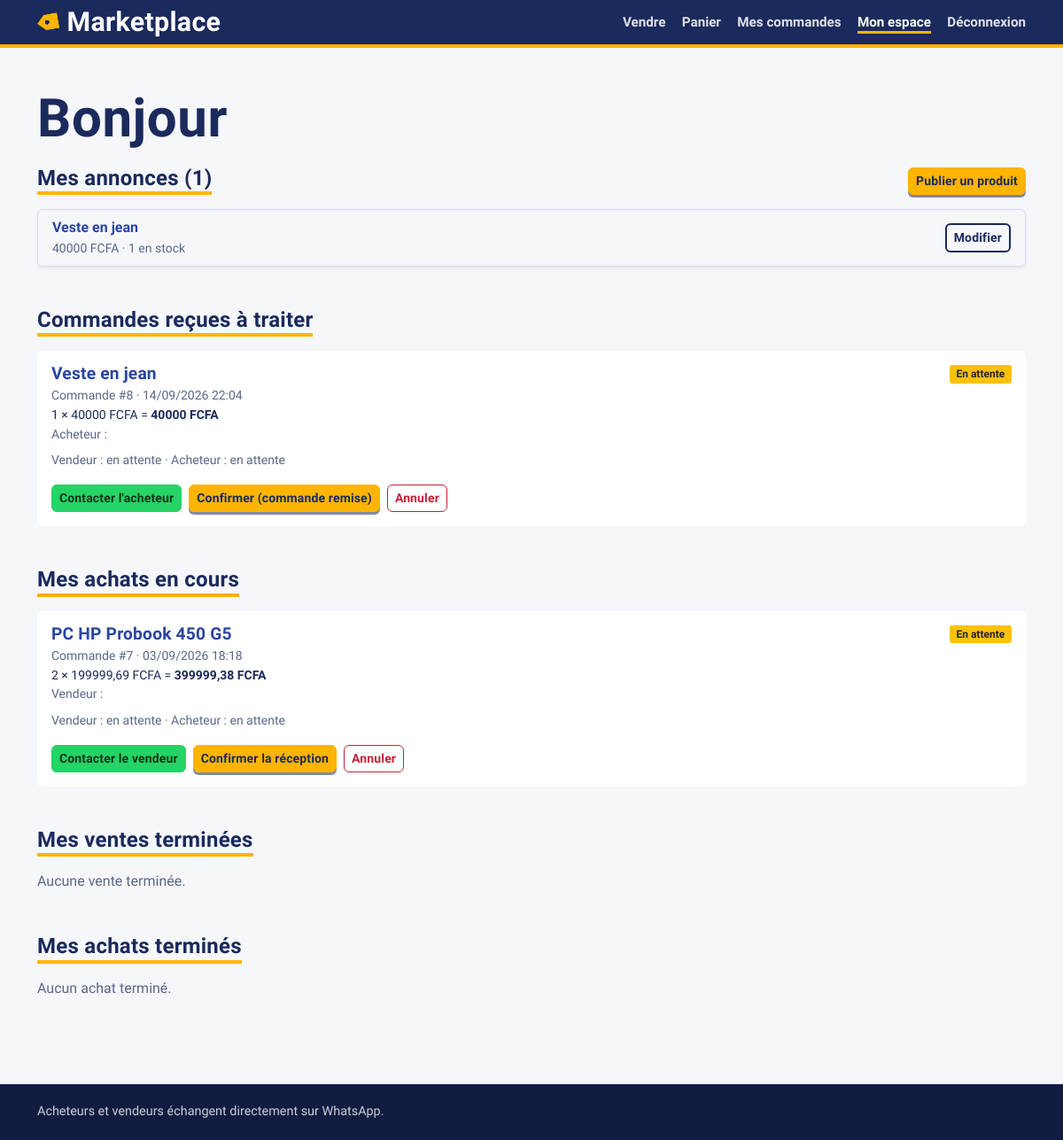
/accounts/dashboard/ (signed in), run on an earlier commit of the app's database.
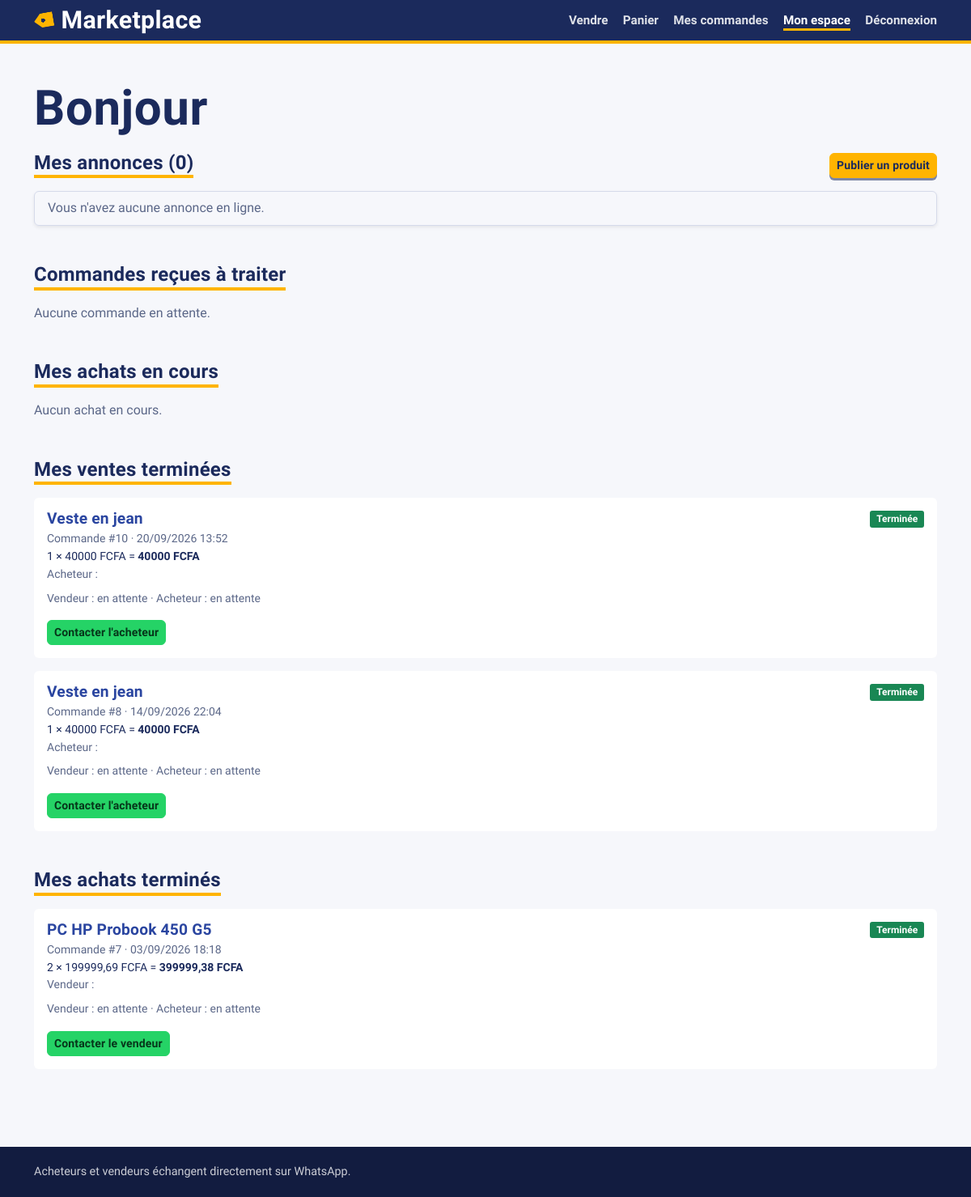
And on a later commit of the database.
### products/models.py (models this page shows, shortened)
class Product(models.Model):
    class Condition(models.TextChoices):
        NEW = "new", "Neuf"
        LIKE_NEW = "like_new", "Comme neuf"
        GOOD = "good", "Bon état"
        USED = "used", "Occasion"
    seller = models.ForeignKey(
        settings.AUTH_USER_MODEL,
        on_delete=models.CASCADE,
        related_name="products",
    )
    category = models.ForeignKey(
        Category,
        on_delete=models.PROTECT,
        related_name="products",
    )
    name = models.CharField(max_length=200)
    description = models.TextField()
    image = models.ImageField(upload_to="products/%Y/%m/", blank=True)
    price = models.DecimalField(
        max_digits=10,
        decimal_places=2,
        validators=[MinValueValidator(Decimal("0.01"))],
    )
    quantity = models.PositiveIntegerField(default=1)
    condition = models.CharField(
        max_length=20,
        choices=Condition.choices,
        default=Condition.GOOD,
    )
    is_active = models.BooleanField(
        default=True,
        verbose_name="Article actif / en vente",
    )
    created_at = models.DateTimeField(auto_now_add=True)
    updated_at = models.DateTimeField(auto_now=True)
    class Meta:
        ordering = ["-created_at"]
        indexes = [models.Index(fields=["is_active", "-created_at"])]

### orders/models.py (models this page shows, shortened)
class Order(models.Model):
    class Status(models.TextChoices):
        PENDING = "pending", "En attente"
        CANCELLED = "cancelled", "Annulée"
        COMPLETED = "completed", "Terminée"
    buyer = models.ForeignKey(
        settings.AUTH_USER_MODEL,
        on_delete=models.PROTECT,
        related_name="orders",
    )
    product = models.ForeignKey(
        Product,
        on_delete=models.PROTECT,
        related_name="orders",
    )
    quantity = models.PositiveIntegerField(validators=[MinValueValidator(1)])
    unit_price = models.DecimalField(max_digits=10, decimal_places=2)
    status = models.CharField(
        max_length=20,
        choices=Status.choices,
        default=Status.PENDING,
    )
    seller_confirmed = models.BooleanField("confirmée par le vendeur", default=False)
    buyer_confirmed = models.BooleanField("confirmée par l'acheteur", default=False)
    created_at = models.DateTimeField(auto_now_add=True)
    updated_at = models.DateTimeField(auto_now=True)
    completed_at = models.DateTimeField(null=True, blank=True)
    class Meta:
        verbose_name = "commande"
        verbose_name_plural = "commandes"
        ordering = ["-created_at"]
        indexes = [models.Index(fields=["status"])]
    @property
    def total(self):
        return self.unit_price * self.quantity
    @property
    def can_cancel(self):
        return self.status == self.Status.PENDING and not (
            self.seller_confirmed or self.buyer_confirmed
        )
    @staticmethod
    def _whatsapp_link(user, text):
        number = (user.whatsapp_number or "").lstrip("+")
        return f"https://wa.me/{number}?text={quote(text)}"
    @property
    def contact_seller_link(self):
        text = (
            f"Bonjour, je vous contacte au sujet de ma commande #{self.pk} "
            f"({self.quantity} × {self.product.name})."
        )
        return self._whatsapp_link(self.product.seller, text)
    @property
    def contact_buyer_link(self):
        text = (
            f"Bonjour, je vous contacte au sujet de la commande #{self.pk} "
            f"({self.quantity} × {self.product.name})."
        )
        return self._whatsapp_link(self.buyer, text)

### accounts/views.py (the view)
# urls.py: path("dashboard/",views.dashboard,name="dashboard"),
@login_required
def dashboard(request):
    user = request.user
    orders = Order.objects.select_related("product__seller", "buyer")
    products = Product.objects.filter(seller=user, is_active=True).select_related("category")
    purchases = orders.filter(buyer=user, status=Order.Status.PENDING)
    received_orders = orders.filter(product__seller=user, status=Order.Status.PENDING)
    sales = orders.filter(product__seller=user, status=Order.Status.COMPLETED)
    boughts = orders.filter(buyer=user, status=Order.Status.COMPLETED)
    return render(
        request,
        "accounts/dashboard.html",
        {
            "products": products,
            "boughts": boughts,
            "received_orders": received_orders,
            "purchases": purchases,
            "sales": sales,
        },
    )

### accounts/templates/accounts/dashboard.html (shortened to what this page needs)
{% extends "base.html" %}
{% block content %}
<h1 class="h3 mb-1">Bonjour {{ user.first_name }}</h1>
<section class="mb-5">
    <div class="d-flex justify-content-between align-items-center mb-3">
        <h2 class="h5 mb-0">Mes annonces ({{ products|length }})</h2>
        <a class="btn btn-primary btn-sm" href="{% url 'product_create' %}">Publier un produit</a>
    </div>
    <div class="list-group shadow-sm">
        {% for product in products %}
            <div class="list-group-item d-flex justify-content-between align-items-center flex-wrap gap-2">
                <div>
                    <a class="fw-semibold text-decoration-none" href="{% url 'product_detail' product.id %}">{{ product.name }}</a>
                    <div class="small text-muted">
                        {{ product.price|floatformat:"-2" }} FCFA · {{ product.quantity }} en stock
                    </div>
                </div>
                <a class="btn btn-outline-primary btn-sm" href="{% url 'product_update' product.id %}">Modifier</a>
            </div>
        {% empty %}
            <div class="list-group-item text-muted">Vous n'avez aucune annonce en ligne.</div>
        {% endfor %}
    </div>
</section>
<section class="mb-5">
    <h2 class="h5 mb-3">Commandes reçues à traiter</h2>
    {% for order in received_orders %}
        {% include "orders/_order_item.html" with order=order role="seller" %}
    {% empty %}
        <p class="text-muted">Aucune commande en attente.</p>
    {% endfor %}
</section>
<section class="mb-5">
    <h2 class="h5 mb-3">Mes achats en cours</h2>
    {% for order in purchases %}
        {% include "orders/_order_item.html" with order=order role="buyer" %}
    {% empty %}
        <p class="text-muted">Aucun achat en cours.</p>
    {% endfor %}
</section>
<section class="mb-5">
    <h2 class="h5 mb-3">Mes ventes terminées</h2>
    {% for order in sales %}
        {% include "orders/_order_item.html" with order=order role="seller" %}
    {% empty %}
        <p class="text-muted">Aucune vente terminée.</p>
    {% endfor %}
</section>
<section class="mb-5">
    <h2 class="h5 mb-3">Mes achats terminés</h2>
    {% for order in boughts %}
        {% include "orders/_order_item.html" with order=order role="buyer" %}
    {% empty %}
        <p class="text-muted">Aucun achat terminé.</p>
    {% endfor %}
</section>
{% endblock %}

### accounts/templates/base.html (shortened to what this page needs)
{% load static %}
<!DOCTYPE html>
<html lang="fr">
<head>
    <link rel="stylesheet" href="{% static 'accounts/bootstrap.min.css' %}">
    <link rel="stylesheet" href="{% static 'accounts/site.css' %}">
</head>
<body>
    <header class="site-nav">
        <nav class="container site-nav__inner" aria-label="Navigation principale">
            <a class="brand" href="{% url 'product_list' %}">
                <span class="brand__tag" aria-hidden="true"></span>Marketplace
            </a>
            {% with current=request.resolver_match.url_name %}
            <ul class="site-nav__links">
                {% if user.is_authenticated %}
                    <li><a class="site-nav__link" href="{% url 'product_create' %}"{% if current == 'product_create' %} aria-current="page"{% endif %}>Vendre</a></li>
                    <li><a class="site-nav__link" href="{% url 'cart' %}"{% if current == 'cart' %} aria-current="page"{% endif %}>Panier</a></li>
                    <li><a class="site-nav__link" href="{% url 'orders_list' %}"{% if current == 'orders_list' %} aria-current="page"{% endif %}>Mes commandes</a></li>
                    <li><a class="site-nav__link" href="{% url 'dashboard' %}"{% if current == 'dashboard' %} aria-current="page"{% endif %}>Mon espace</a></li>
                    <li><a class="site-nav__link" href="{% url 'logout' %}">Déconnexion</a></li>
                {% else %}
                    <li><a class="site-nav__link" href="{% url 'login' %}"{% if current == 'login' %} aria-current="page"{% endif %}>Connexion</a></li>
                    <li><a class="btn btn-primary btn-sm" href="{% url 'register' %}">Créer un compte</a></li>
                {% endif %}
            </ul>
            {% endwith %}
        </nav>
    </header>
    <main id="contenu" class="container my-4 my-md-5">
        {% block content %}{% endblock %}
    </main>
    <footer class="site-footer">
        <div class="container">
            Acheteurs et vendeurs échangent directement sur WhatsApp.
        </div>
    </footer>
</body>
</html>

### orders/templates/orders/_order_item.html (shortened to what this page needs)
<div class="card border-0 shadow-sm mb-3 rder-card order-{{ order.status }}">
    <div class="card-body">
        <div class="d-flex justify-content-between align-items-start flex-wrap gap-2">
            <div>
                <h3 class="h6 mb-1">
                    <a class="text-decoration-none" href="{% url 'product_detail' order.product.id %}">{{ order.product.name }}</a>
                </h3>
                <div class="small text-muted">Commande #{{ order.id }} · {{ order.created_at|date:"d/m/Y H:i" }}</div>
                <div class="small">
                    {{ order.quantity }} × {{ order.unit_price|floatformat:"-2" }} FCFA =
                    <strong>{{ order.total|floatformat:"-2" }} FCFA</strong>
                </div>
                <div class="small text-muted">
                    {% if role == "seller" %}
                        Acheteur : {{ order.buyer.first_name }} {{ order.buyer.last_name }}
                    {% else %}
                        Vendeur : {{ order.product.seller.first_name }} {{ order.product.seller.last_name }}
                    {% endif %}
                </div>
            </div>
            <span class="badge {% if order.status == 'completed' %}bg-success{% elif order.status == 'cancelled' %}bg-secondary{% else %}bg-warning text-dark{% endif %}">
                {{ order.get_status_display }}
            </span>
        </div>
        <div class="small mt-2 text-muted">
            Vendeur : {% if order.seller_confirmed %}✔ a confirmé{% else %}en attente{% endif %}
            · Acheteur : {% if order.buyer_confirmed %}✔ a confirmé{% else %}en attente{% endif %}
        </div>
        <div class="d-flex flex-wrap gap-2 mt-3">
            {% if order.status != "cancelled" %}
                {% if role == "seller" %}
                    <a class="btn btn-success btn-sm" href="{{ order.contact_buyer_link }}" target="_blank" rel="noopener">Contacter l'acheteur</a>
                {% else %}
                    <a class="btn btn-success btn-sm" href="{{ order.contact_seller_link }}" target="_blank" rel="noopener">Contacter le vendeur</a>
                {% endif %}
            {% endif %}
            {% if order.status == "pending" %}
                {% if role == "seller" and not order.seller_confirmed %}
                    <form method="post" action="{% url 'seller_status_confirm' order.id %}" data-confirm="Confirmer que la commande a bien été remise ?">
                        <button class="btn btn-primary btn-sm" type="submit">Confirmer (commande remise)</button>
                    </form>
                {% elif role == "buyer" and not order.buyer_confirmed %}
                    <form method="post" action="{% url 'buyer_status_confirm' order.id %}" data-confirm="Confirmer que vous avez bien reçu la commande ?">
                        <button class="btn btn-primary btn-sm" type="submit">Confirmer la réception</button>
                    </form>
                {% endif %}
                {% if order.can_cancel %}
                    <form method="post" action="{% url 'cancel_order' order.id %}"
                          data-confirm="return confirm('Annuler cette commande ?');">
                        <button class="btn btn-outline-danger btn-sm" type="submit">Annuler</button>
                    </form>
                {% endif %}
            {% endif %}
        </div>
    </div>
</div>

What changed in the data, as far as the page shows it:
no longer on this page (row edited): Product: name "Veste en jean", price "40000", quantity "1"
added Order: product.name "Veste en jean", id "10", created_at "20/09/2026 13:52", quantity "1", unit_price "40000", total "40000", status "Terminée", seller_confirmed "en attente", buyer_confirmed "en attente", shown under "Mes ventes terminées"
changed Order id 8: moves from the list under "Commandes reçues à traiter" to the list under "Mes ventes terminées"
changed Order "PC HP Probook 450 G5": moves from the list under "Mes achats en cours" to the list under "Mes achats terminés"
Also different on the page:
{{ products|length }}: "1" → "0"
text no longer shown: "Aucune vente terminée. Aucun achat terminé."
text now shown: "Vous n'avez aucune annonce en ligne. Aucune commande en attente. Aucun achat en cours."
